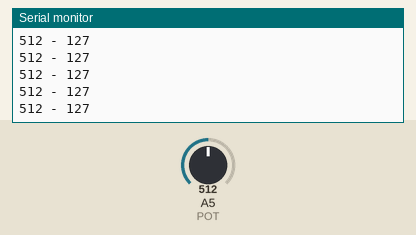
This sketch was run on a simulated Arduino Uno, built with avr-gcc and run on an emulated ATmega328P. On the bench: the last lines printed to the serial monitor. The test bench sets the inputs (shaded band); at power-on: A5 (POT) = 512.

Above: at 1.2 s.
1.3 s: A5 (POT) set to 716
At 1.31 s:
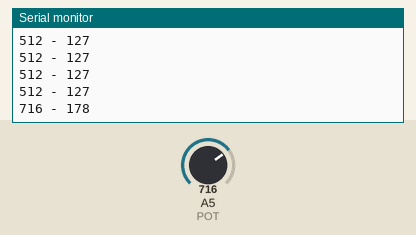
2.8 s: A5 (POT) set to 900
At 2.82 s:
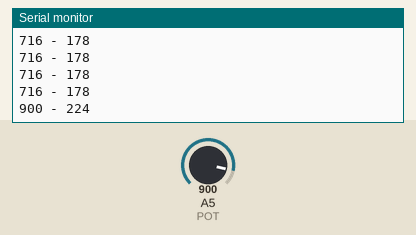
Timing chart, 0 to 5.8 s (numbered marks = the images above; inputs shaded):
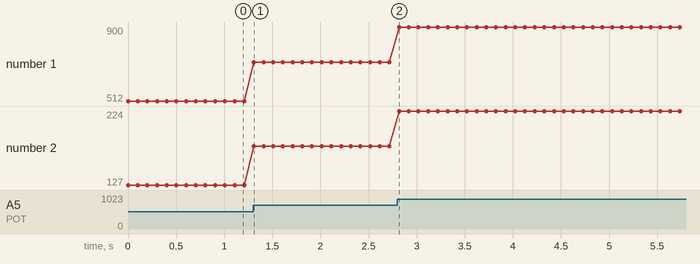

The sketch:

ad_da_conversion.ino
```cpp
#define POT A5

void setup() {
  // put your setup code here, to run once:
  Serial.begin(9600);
  pinMode(POT, INPUT);
}

void loop() {
  // put your main code here, to run repeatedly:
  Serial.print(analogRead(POT));
  Serial.print(" - ");
  Serial.println(map(analogRead(POT),0,1023,0,255));
  delay(100);
}
```

Measured:
- after the input at 1.3 s, the serial monitor: prints a new line at once (image 1)
- after the input at 2.8 s, the serial monitor: prints a new line at once (image 2)
- plotted number 1: 512 → 716 after the input at 1.3 s, 716 → 900 after the input at 2.8 s
- plotted number 2: 127 → 178 after the input at 1.3 s, 178 → 224 after the input at 2.8 s
